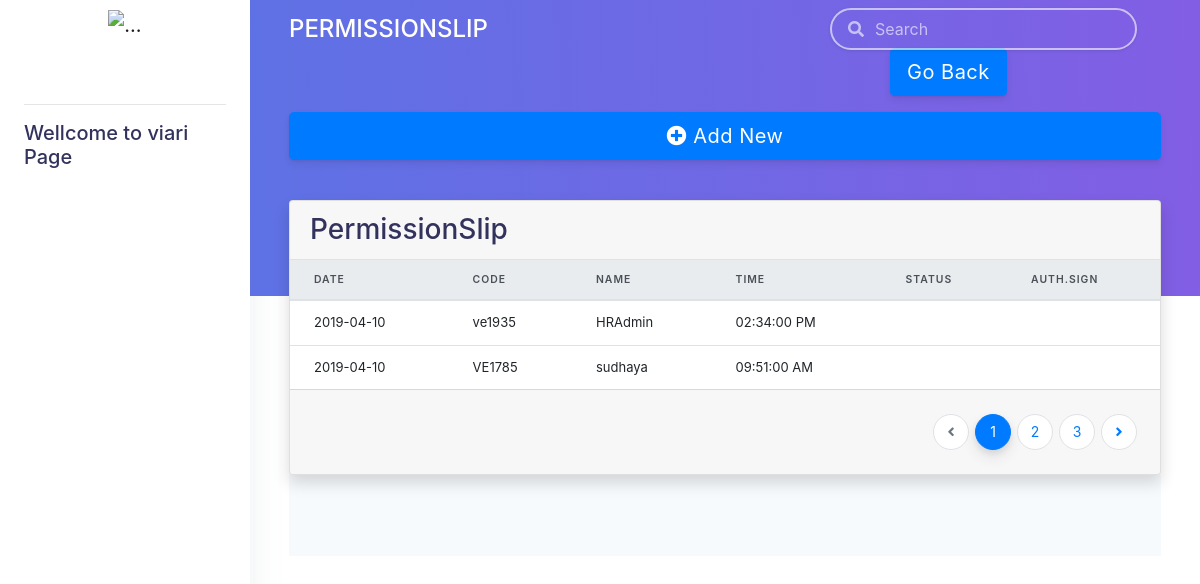
/permissionslip/permission.php (signed in), run on the app's committed database.
### tables this page shows
CREATE TABLE `permission_slip` (
  `p_id` int(50) NOT NULL,
  `date` date NOT NULL,
  `code` varchar(100) NOT NULL,
  `name` varchar(100) NOT NULL,
  `time` time NOT NULL,
  `emp_sign` varchar(200) NOT NULL,
  `status` varchar(500) NOT NULL,
  `auth_sign` varchar(200) NOT NULL
);

### permissionslip/permission.php (the view, shortened to what this page needs)
<?php
    include('../config.php');
	 $today = date('Y-m-d');
    $result = $db->query("SELECT p_id,date,code,name,TIME_FORMAT(time, '%r')time,emp_sign,status,auth_sign FROM permission_slip  WHERE DATE(date) = '$today' ORDER BY p_id DESC ");
	$data_record = $result->num_rows;
?>
<!DOCTYPE html>
<html>
<head>
  <link href="../assets/vendor/nucleo/css/nucleo.css" rel="stylesheet">
  <link href="../assets/vendor/@fortawesome/fontawesome-free/css/all.min.css" rel="stylesheet">
  <link type="text/css" href="../assets/css/argon.css?v=1.0.0" rel="stylesheet">
  <link rel="stylesheet" href="https://maxcdn.bootstrapcdn.com/font-awesome/4.7.0/css/font-awesome.min.css">
 <link rel="stylesheet" href="https://maxcdn.bootstrapcdn.com/bootstrap/4.2.1/css/bootstrap.min.css">
   <link rel="stylesheet" href="https://use.fontawesome.com/releases/v5.6.3/css/all.css">
<link href="//cdnjs.cloudflare.com/ajax/libs/bootstrap-datetimepicker/4.17.37/css/bootstrap-datetimepicker.css" rel="stylesheet"/>
</head>
<body>
  <nav class="navbar navbar-vertical fixed-left navbar-expand-md navbar-light bg-white" id="sidenav-main">
    <div class="container-fluid">
      <a class="navbar-brand pt-0" href="../index.html">
        <img src="https://www.viari.in/media/images/default/logo_1_1.png" class="navbar-brand-img" alt="...">
      </a>
      <div class="collapse navbar-collapse" id="sidenav-collapse-main">
        <hr class="my-3">
        <h5>Wellcome to <?php echo $_SESSION['user']['role'];?> Page</h5>
      </div>
    </div>
  </nav>
  <div class="main-content">
    <nav class="navbar navbar-top navbar-expand-md navbar-dark" id="navbar-main">
      <div class="container-fluid">
        <a class="h4 mb-0 text-white text-uppercase d-none d-lg-inline-block" href="../index.html">PermissionSlip</a>
        <form class="navbar-search navbar-search-dark form-inline mr-3 d-none d-md-flex ml-lg-auto">
          <div class="form-group mb-0">
            <div class="input-group input-group-alternative">
              <div class="input-group-prepend">
                <span class="input-group-text"><i class="fas fa-search"></i></span>
              </div>
              <input class="form-control" placeholder="Search" type="text">
            </div>
          </div>
        </form>
        <ul class="navbar-nav align-items-center d-none d-md-flex">
          <li class="nav-item dropdown">
            <a class="nav-link pr-0" href="#" role="button" data-toggle="dropdown" aria-haspopup="true" aria-expanded="false">
            </a>
          </li>
        </ul>
      </div>
    </nav>
    <div class="header bg-gradient-primary pb-8 pt-5 pt-md-8">
      <div class="container-fluid">
        <div class="header-body">
		  <div class="row">
      <div class="col-md-4"></div>
      <div class="col-md-4">
	  <h2> </h2></div>
      <div class="col-md-4">
		 <a href ="http://192.168.0.64/viaridash/viari.php" class="btn btn-primary back btn-lg">Go Back</a>
      </div>
  </div>
				<h3><a data="page_0" class="model_form btn btn-block btn-primary btn-lg" data-toggle="modal" data-target="#exampleModal" href="#"><i class="fas fa-plus-circle"></i> Add New</a></h3>
        </div>
      </div>
    </div>
    <div class="container-fluid mt--7">
      <div class="row">
        <div class="col">
          <div class="card shadow">
            <div class="card-header border-0">
              <h3 class="mb-0">PermissionSlip</h3>
            </div>
			<?php
			if(isset($_SESSION['role']) && !empty($_SESSION['role']) && $_SESSION['role']=="viari"){
			?>
            <div class="table-responsive" >
              <table class="table align-items-center table-flush">
                <thead class="thead-light">
                  <tr>
                    <th scope="col">Date</th>
					<th scope="col">Code</th>
					<th scope="col">Name</th>
                    <th scope="col">Time</th>
					<th scope="col">Status</th>
					<th scope="col">Auth.Sign</th>
                  </tr>
                </thead>
                <tbody id="myTable">
                 <?php if(isset($result) && ($data_record) > 0)  : $i=1; ?>
                    <?php  while ($users = mysqli_fetch_object($result)) { ?>
                        <tr class="<?=$users->p_id?>_del">
                            <td><?=$users->date;?></td>
                            <td><?=$users->code;?></td>
                            <td><?=$users->name;?></td>
                            <td><?=$users->time;?></td>
							<td><?=$users->status;?></td>
							<td><?=$users->auth_sign;?></td>
                        </tr>
                <?php $i++; } ?>
            <?php else : echo '<tr><td colspan="8"><div align="center">-------No record found -----</div></td></tr>'; ?>
           <?php endif; ?>
                </tbody>
              </table>
            </div>
			<?php }?>
            <div class="card-footer py-4">
              <nav aria-label="...">
                <ul class="pagination justify-content-end mb-0">
                  <li class="page-item disabled">
                    <a class="page-link" href="#" tabindex="-1">
                      <i class="fas fa-angle-left"></i>
                    </a>
                  </li>
                  <li class="page-item active">
                    <a class="page-link" href="#">1</a>
                  </li>
                  <li class="page-item">
                    <a class="page-link" href="#">2 <span class="sr-only">(current)</span></a>
                  </li>
                  <li class="page-item"><a class="page-link" href="#">3</a></li>
                  <li class="page-item">
                    <a class="page-link" href="#">
                      <i class="fas fa-angle-right"></i>
                    </a>
                  </li>
                </ul>
              </nav>
            </div>
          </div>
        </div>
      </div>
      <footer class="footer">
        <div class="row align-items-center justify-content-xl-between">
          <div class="col-xl-6">
        </div>
      </footer>
    </div>
  </div>
</body>
</html>

### data on the page
permission_slip: date "2019-04-10", code "ve1935", name "HRAdmin", time "02:34:00 PM"
permission_slip: date "2019-04-10", code "VE1785", name "sudhaya", time "09:51:00 AM"

### other printed values
$_SESSION['user']['role'] "viari"
